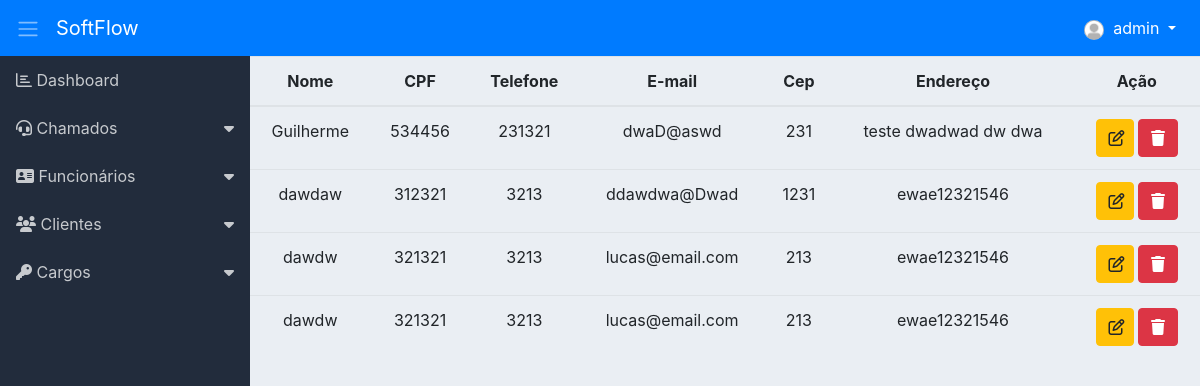
/cliente.php (signed in), run on the app's committed database.
### tables this page shows
CREATE TABLE `cliente` (
  `id` int(11) NOT NULL,
  `nome` varchar(255) NOT NULL,
  `cpf` int(50) NOT NULL,
  `telefone` int(50) NOT NULL,
  `sexo` varchar(255) NOT NULL,
  `email` varchar(255) NOT NULL,
  `cep` int(50) NOT NULL,
  `endereco` varchar(150) NOT NULL,
  `created` varchar(255) DEFAULT NULL
);

### classes/Model.php (called while the page is built, shortened)
<?php
require_once 'Conn.php';
class Model
{
	protected $tabela;
	protected $class;
	protected $db;
    public function __construct()
    {
        $conn = new Conn();
        $this->db = $conn->getConn();
    }
    public function listar()
    {
    	$sql = "SELECT * FROM {$this->tabela}";
    	$stmt = $this->db->prepare($sql);
    	$stmt->setFetchMode(PDO::FETCH_CLASS, $this->class);
    	$stmt->execute();
    	return $stmt->fetchAll();
    }
}

### classes/Conn.php (called while the page is built)
<?php
class Conn {
    public static $Host = "localhost";
    public static $User = "root";
    public static $Pass = "";
    public static $Dbname = "sistema_informatica_pi";
    private static $Connect = null;
    private static function Conectar() {
        try {
            if(self::$Connect == null):
                self::$Connect = new PDO('mysql:host=' . self::$Host .';dbname='.self::$Dbname, self::$User, self::$Pass);
            endif;
        } catch (Exception $ex) {
            echo 'Mensagem: ' . $ex->getMessage();
            die;
        }
        return self::$Connect;
    }
    public function getConn() {
        return self::Conectar();
    }
}

### classes/ClienteDAO.php (called while the page is built, shortened)
<?php
require_once 'Model.php';
class ClienteDAO extends Model
{
    public function __construct() {
    	$this->tabela = 'cliente';
    	$this->class = 'Cliente';
    }
}

### classes/Cliente.php (called while the page is built, shortened)
<?php
class Cliente
{
	private $id;
	private $nome;
	private $cpf;
    private $telefone;
    private $email;
    private $cep;
    private $endereco;
    public function getId()
    {
        return $this->id;
    }
    public function getNome()
    {
        return $this->nome;
    }
    public function getCpf()
    {
        return $this->cpf;
    }
    public function getTelefone()
    {
        return $this->telefone;
    }
    public function getEmail()
    {
        return $this->email;
    }
    public function getCep()
    {
        return $this->cep;
    }
    public function getEndereco()
    {
        return $this->endereco;
    }
}

### cliente.php (the view, shortened to what this page needs)
<?php include 'layout/header.php'; ?>
<?php include './layout/menu.php'; ?>
<?php
require 'classes/Cliente.php';
require 'classes/ClienteDAO.php';
$clienteDAO = new ClienteDAO();
$clientes = $clienteDAO->listar();
?>
<div style="width: 100%;">
	<table class="table text-center" >
		<thead>
			<tr>
				<th>Nome</th>
				<th>CPF</th>
				<th>Telefone</th>
				<th>E-mail</th>
				<th>Cep</th>
				<th>Endereço</th>
				<th>Ação</th>
			</tr>
		</thead>
		<tbody class="table-striped">
			<?php foreach ($clientes as $cliente) { ?>
				<tr>
					<td><?= $cliente->getNome() ?></td>
					<td><?= $cliente->getCpf() ?></td>
					<td><?= $cliente->getTelefone() ?></td>
					<td><?= $cliente->getEmail() ?></td>
					<td><?= $cliente->getCep() ?></td>
					<td><?= $cliente->getEndereco() ?></td>
					<td>
						<a class="btn btn-warning" style="padding-right: 8px;" href="form_cliente.php?id=<?= $cliente->getId() ?>"><i class="far fa-edit"></i></a>
						<a class="btn btn-danger" href="controle_cliente.php?acao=deletar&id=<?= $cliente->getId() ?>" onclick="return confirm('Deseja realmente excluir?')"><i class="fas fa-trash"></i></a>
					</td>
				</tr>
			<?php } ?>
		</tbody>
	</table>
</div>
<?php include 'layout/footer.php'; ?>

### assets/css/dashboard.css (style rules this page uses)
body { background-color: #eaeef3; }

### data on the page
cliente: nome "Guilherme", cpf "534456", telefone "231321", email "dwaD@aswd", cep "231", endereco "teste dwadwad dw dwa"
cliente: nome "dawdaw", cpf "312321", telefone "3213", email "ddawdwa@Dwad", cep "1231", endereco "ewae12321546"
cliente: nome "dawdw", cpf "321321", telefone "3213", email "lucas@email.com", cep "213", endereco "ewae12321546"
cliente: nome "dawdw", cpf "321321", telefone "3213", email "lucas@email.com", cep "213", endereco "ewae12321546"

### other printed values
$_SESSION['nome'] "admin"
